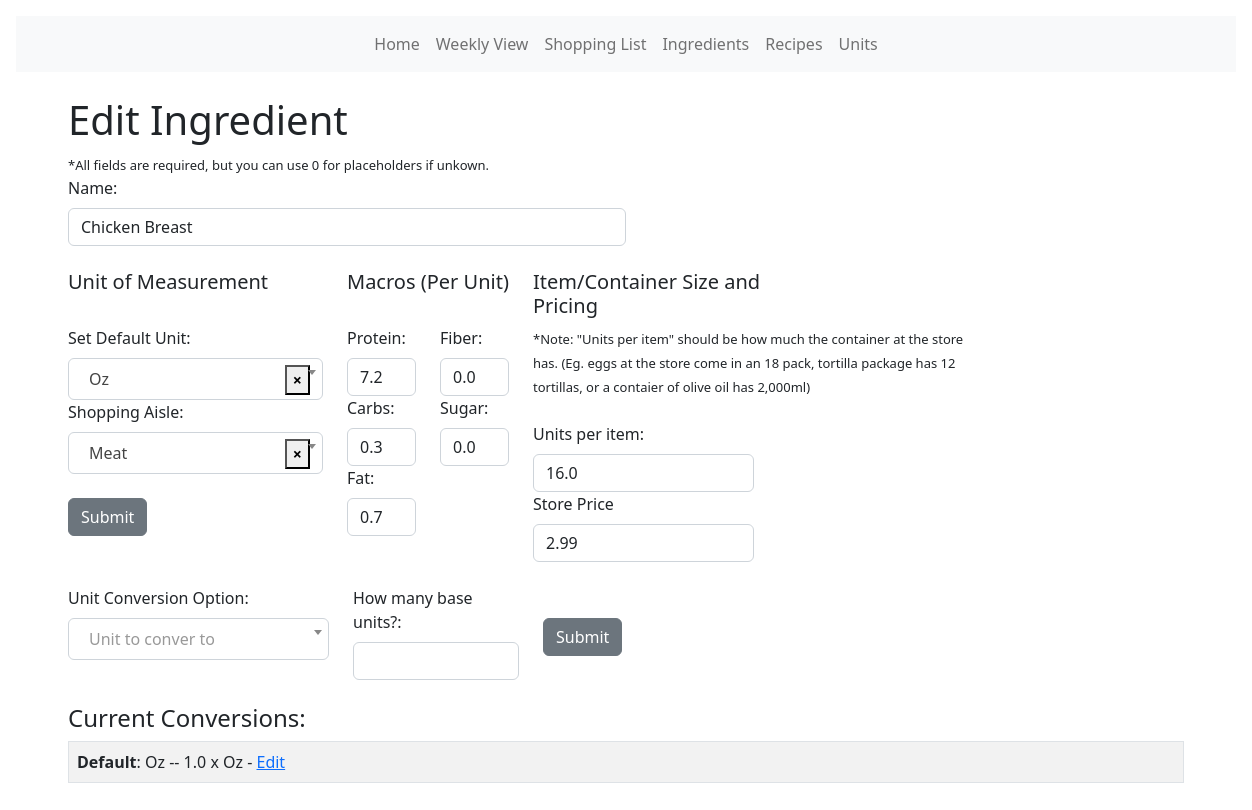
Screenshot of /ingredients/ingredients/1 with the database file from the repository.
### models.py (models this page shows, shortened)
class Ingredient(db.Model):
    __tablename__ = "ingredient"
    id = db.Column(db.Integer, primary_key=True)
    name = db.Column(db.String(120), nullable=False)
    icalories = db.Column(db.Float)
    protein = db.Column(db.Float)
    carbs = db.Column(db.Float)
    fat = db.Column(db.Float)
    fiber = db.Column(db.Float)
    sugar = db.Column(db.Float)
    item_unit_size = db.Column(db.Float)  # How many units of item at store
    item_price = db.Column(db.Float)  # Price for full item at store
    u_price = db.Column(db.Float)
    aisle_id = db.Column(db.Integer, db.ForeignKey("aisle.id"))
    ingredients = db.relationship("RecipeIngredient", backref="ingredient")
    def default_ingredient_unit(self):
        try:
            x = UnitIngredient.query.filter_by(iid=self.id).first()
            return x.unit.name
        except:
            return "Unknown"

class UnitIngredient(db.Model):
    id = db.Column(db.Integer, primary_key=True)
    iid = db.Column(db.Integer, db.ForeignKey("ingredient.id"))
    uid = db.Column(db.Integer, db.ForeignKey("unit.id"))
    name = db.Column(db.String(30))
    multiplyer = db.Column(db.Float)

class Unit(db.Model):
    id = db.Column(db.Integer, primary_key=True)
    oid = db.Column(db.Integer, autoincrement=True)
    name = db.Column(db.String(30))
    ingredients = db.relationship("UnitIngredient", backref="unit")

### main.py (the view, shortened to what this page needs)
@app.route("/ingredients/ingredients/<int:id>", methods=["GET", "POST"])
def ingredient_edit(id):
    editing_item = Ingredient.query.get(id)
    units = UnitIngredient.query.filter_by(iid=id).all()
    form = CreateIngredient()
    x = db.session.query(Unit.name).order_by(Unit.oid)
    x = [i[0] for i in x]
    form.unit.choices = [("")] + [(y) for y in x]
    a = db.session.query(Aisle.name).order_by(Aisle.id)
    a = [i[0] for i in a]
    form.aisle.choices = [("")] + [(b) for b in a]
    ingredient_to_update = Ingredient.query.get_or_404(id)
    unit_to_update = UnitIngredient.query.filter_by(iid=id).first()
    """Add Conversion Option"""
    form2 = AddUnitConversion()
    form2.unit2.choices = [("")] + [(y) for y in x]
    if form2.submit2.data and form2.validate_on_submit():
        uid = Unit.query.filter_by(name=form2.unit2.data).first()
        update2 = UnitIngredient(
            iid=id, uid=uid.id, name=uid.name, multiplyer=form2.multiplyer.data
        )
        db.session.add(update2)
        db.session.commit()
        units = UnitIngredient.query.filter_by(iid=id).all()
    else:
        print("noo luck")
    return render_template(
        "/ingredients/ingredient_update.html",
        ingredient_to_update=ingredient_to_update,
        form=form,
        editing_item=editing_item,
        form2=form2,
        units=units,
    )

### forms.py
class CreateIngredient(FlaskForm):
    name = StringField("Name:", validators=[validators.InputRequired()])
    unit = SelectField(
        "Set Default Unit:",
        validators=[validators.InputRequired()],
        validate_choice=False,
    )
    protein = DecimalField("Protein:", validators=[validators.InputRequired()])
    carbs = DecimalField("Carbs:", validators=[validators.InputRequired()])
    fat = DecimalField("Fat:", validators=[validators.InputRequired()])
    fiber = DecimalField("Fiber:", validators=[validators.InputRequired()])
    sugar = DecimalField("Sugar:", validators=[validators.InputRequired()])
    item_unit_size = DecimalField(
        "Units per item:", validators=[validators.InputRequired()]
    )
    item_price = DecimalField("Store Price", validators=[validators.InputRequired()])
    aisle = SelectField(
        "Shopping Aisle:",
        validators=[validators.InputRequired()],
        validate_choice=False,
    )
    submit = SubmitField("Submit")

class AddUnitConversion(FlaskForm):
    unit2 = SelectField(
        "Unit Conversion Option:",
        validators=[validators.InputRequired()],
        validate_choice=False,
    )
    multiplyer = DecimalField(
        "How many base units?:", validators=[validators.InputRequired()]
    )
    submit2 = SubmitField("Submit")

### templates/ingredients/ingredient_update.html (shortened to what this page needs)
<!DOCTYPE html>
<html lang="en">
  <head>
    <link
      href="{{ url_for('static', filename='css/select2.css') }}"
      rel="stylesheet"
    />
    {% extends 'base.html' %} {% block content %}
  </head>
  <body>
    <br />
    <h1>Edit Ingredient</h1>
    <font size="-1"
      >*All fields are required, but you can use 0 for placeholders if
      unkown.</font
    >
    <form method="POST">
      <div class="row">
        <div class="col">
          {{ form.hidden_tag() }} {{ form.name.label(class="form-label") }}{{
          form.name(class="form-control w-50", value=editing_item.name) }}
          <br />
        </div>
        <div class="row">
          <div class="col-3">
            <h5>Unit of Measurement</h5>
          </div>
          <div class="col-2">
            <h5>Macros (Per Unit)</h5>
          </div>
          <div class="col-3">
            <h5>Item/Container Size and Pricing</h5>
          </div>
        </div>
        <div class="row">
          <div class="col-3">
            {{ form.unit.label(class="form-label") }} {{
            <br />
            {{ form.aisle.label(class="form-label") }}
            <br />
            <br />
            <br />
            {{ form.submit(class="btn btn-secondary") }}
          </div>
          <div class="col-1">
            {{ form.protein.label(class="form-label") }} {{
            form.protein(class="form-control w-100", value=editing_item.protein)
            }} {{ form.carbs.label(class="form-label") }} {{
            form.carbs(class="form-control w-100", value=editing_item.carbs) }}
            {{ form.fat.label(class="form-label") }} {{
            form.fat(class="form-control w-100", value=editing_item.fat) }}
          </div>
          <div class="col-1">
            {{ form.fiber.label(class="form-label") }} {{
            form.fiber(class="form-control w-100", value=editing_item.fiber) }}
            {{ form.sugar.label(class="form-label") }} {{
            form.sugar(class="form-control w-100", value=editing_item.sugar) }}
          </div>
          <div class="col-5">
            <font size="-1"
              >*Note: "Units per item" should be how much the container at the
              store has. (Eg. eggs at the store come in an 18 pack, tortilla
              package has 12 tortillas, or a contaier of olive oil has
              2,000ml)</font
            >
            <br />
            <br />
            {{ form.item_unit_size.label(class="form-label") }} {{
            form.item_unit_size(class="form-control w-50",
            value=editing_item.item_unit_size) }} {{
            form.item_price.label(class="form-label") }} {{
            form.item_price(class="form-control w-50",
            value=editing_item.item_price) }}
          </div>
        </div>
      </div>
      <br />
    </form>
    <form method="POST">
      <div class="row">
        <div class="col-3">
          {{ form2.hidden_tag() }} {{ form2.unit2.label(class="form-label") }}
        </div>
        <div class="col-2">
          {{ form2.multiplyer.label(class="form-label") }} {{
          form2.multiplyer(class="form-control w-100") }}
        </div>
        <div class="col-2">
          <br />
          {{ form2.submit2(class="btn btn-secondary mt-2") }}
        </div>
      </div>
    </form>
    <br />
    <h4>Current Conversions:</h4>
    <table class="table table-hover table-bordered table-striped">
      <tr>
        <td>
          {% for unit in units[0:1] %}
          <b>Default</b>: {{unit.unit.name}} -- {{unit.multiplyer}} x
          {{editing_item.default_ingredient_unit()}} -
          <a href="{{url_for('unit_conversion_update', id=unit.id)}}">Edit</a>
          {% endfor %}
        </td>
      </tr>
    </table>
  </body>
  {% endblock %}

### rows the page displays
Ingredient: name "Chicken Breast", protein "7.2", carbs "0.3", fat "0.7", fiber "0.0", sugar "0.0", item_unit_size "16.0", item_price "2.99"
UnitIngredient: unit.name "Oz", multiplyer "1.0"
Unit: default_ingredient_unit "Oz"
